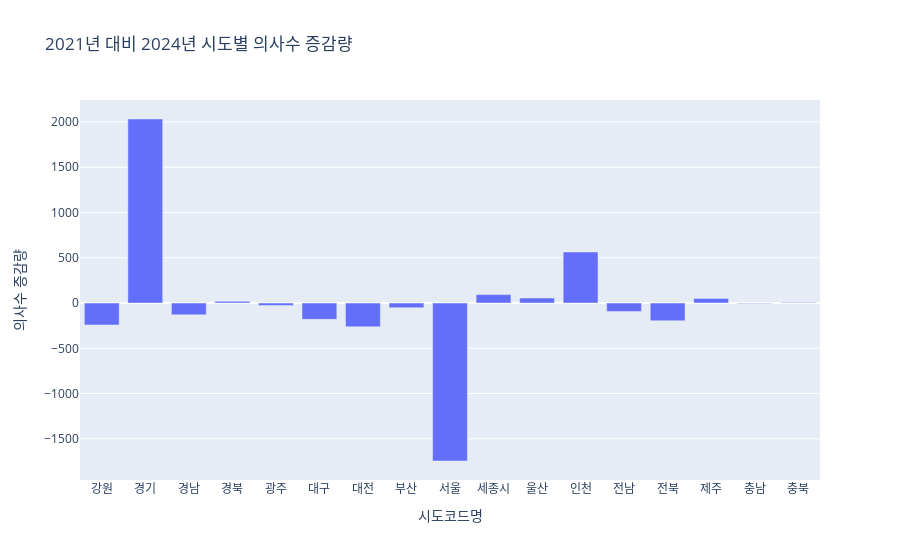

Notebook code for this chart:
### Code cell
# 시도별 의사수 증감량 막대 그래프 생성
fig = px.bar(total_doctors_diff.reset_index(),
             x='시도코드명', 
             y='총의사수', 
             title='2021년 대비 2024년 시도별 의사수 증감량',
             labels={'총의사수': '의사수 증감량'})

# 그래프 표시
fig.show()

### Figure 1 — Plotly figure (JSON) as saved in the notebook; plotly's stock layout.template omitted (floating-point values rounded to 4 significant figures)
{"data": [{"alignmentgroup": "True", "hovertemplate": "시도코드명=%{x}<br>의사수 증감량=%{y}<extra></extra>", "legendgroup": "", "marker": {"color": "#636efa", "pattern": {"shape": ""}}, "name": "", "offsetgroup": "", "orientation": "v", "showlegend": false, "textposition": "auto", "type": "bar", "x": ["강원", "경기", "경남", "경북", "광주", "대구", "대전", "부산", "서울", "세종시", "울산", "인천", "전남", "전북", "제주", "충남", "충북"], "xaxis": "x", "y": [-242, 2033, -130, 19, -27, -180, -263, -52, -1745, 93, 55, 564, -93, -196, 51, -6, 5], "yaxis": "y"}], "layout": {"barmode": "relative", "legend": {"tracegroupgap": 0}, "title": {"text": "2021년 대비 2024년 시도별 의사수 증감량"}, "xaxis": {"anchor": "y", "domain": [0, 1], "title": {"text": "시도코드명"}}, "yaxis": {"anchor": "x", "domain": [0, 1], "title": {"text": "의사수 증감량"}}}}
